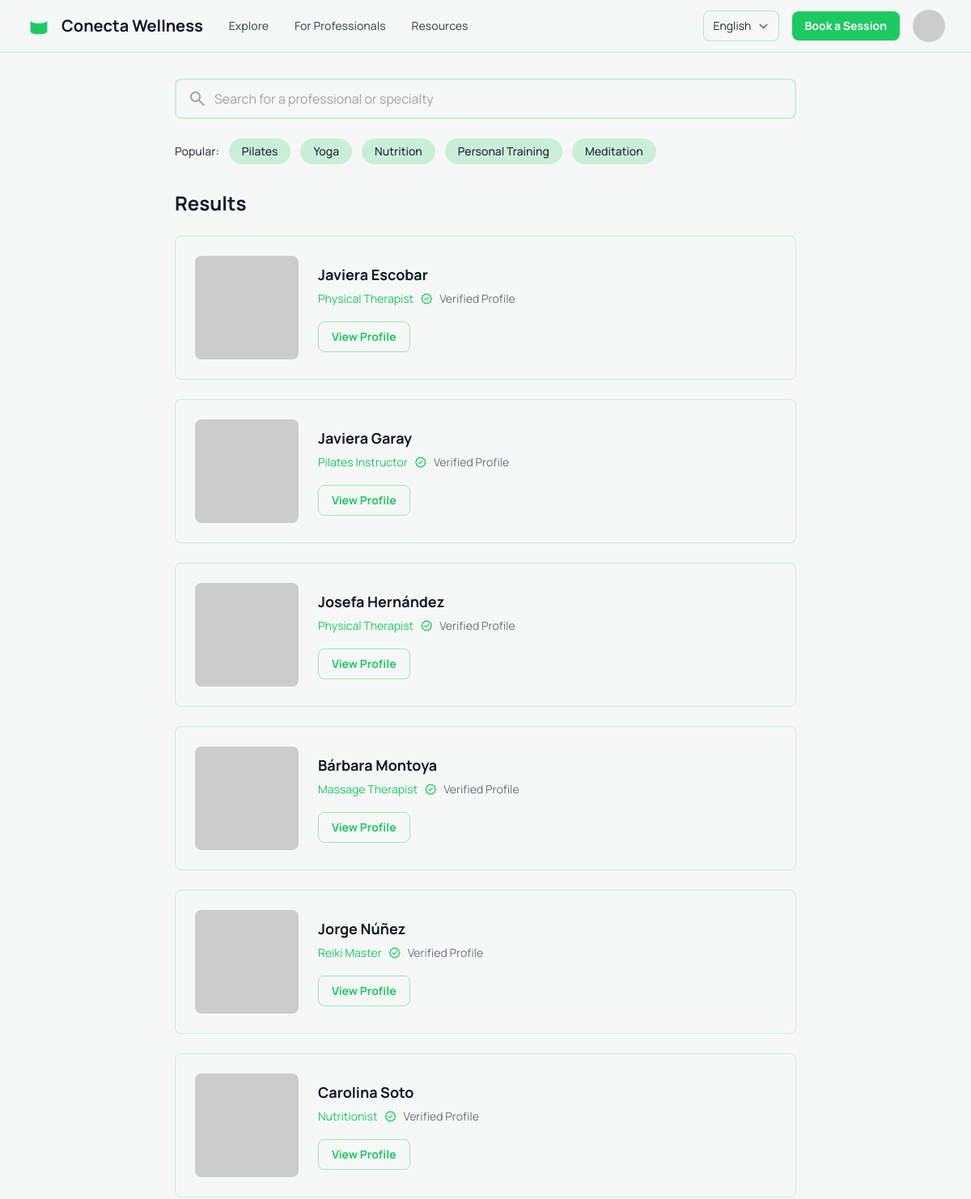
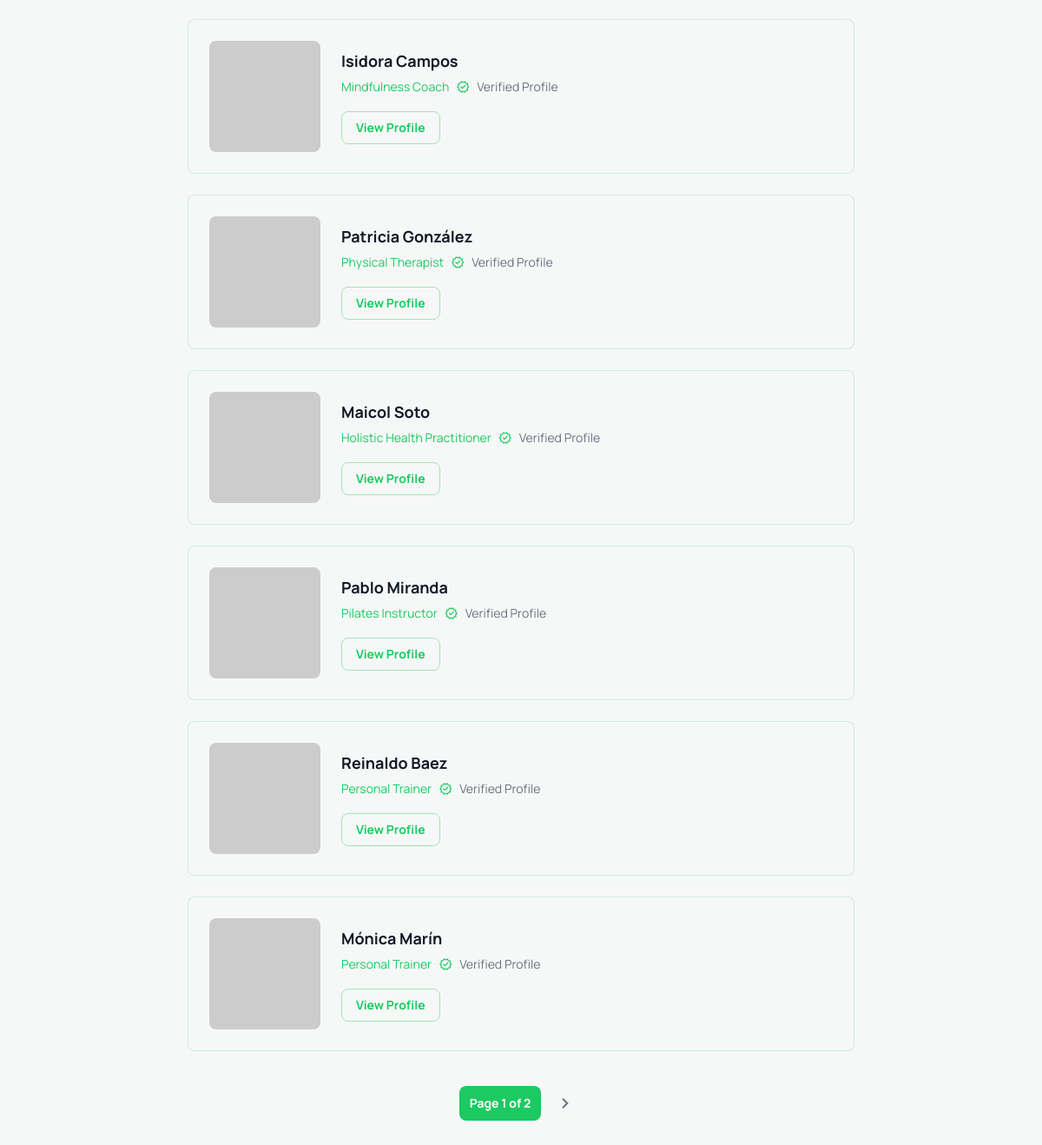
Page /profesionales/results/ on the committed database (2 pictures, top to bottom).
### professionals/models.py (models this page shows, shortened)
class Professional(models.Model):
    user = models.OneToOneField(
        User,
        on_delete=models.CASCADE,
        related_name='professional_profile',
        verbose_name='Usuario'
    )
    photo = models.ImageField(
        upload_to=professional_photo_path,
        blank=True,
        null=True,
        verbose_name='Foto de perfil',
        help_text='Foto profesional (mínimo 800x800px)'
    )
    bio = models.TextField(
        max_length=500,
        blank=True,
        verbose_name='Biografía',
        help_text='Descripción breve (máximo 500 caracteres)'
    )
    phone = models.CharField(
        max_length=20,
        verbose_name='Teléfono',
        help_text='Formato: +56912345678'
    )
    years_of_experience = models.PositiveIntegerField(
        default=0,
        validators=[MinValueValidator(0), MaxValueValidator(50)],
        verbose_name='Años de experiencia'
    )
    PRIMARY_SPECIALTIES = [
        ('yoga', 'Yoga'),
        ('pilates', 'Pilates'),
        ('personal_training', 'Entrenamiento Personal'),
        ('functional', 'Entrenamiento Funcional'),
        ('hiit', 'HIIT'),
        ('trx', 'TRX'),
        ('animal_flow', 'Animal Flow'),
        ('calisthenics', 'Calistenia'),
        ('crossfit', 'CrossFit'),
        ('barre', 'Barre'),
        ('zumba', 'Zumba/Baile Fitness'),
        ('running', 'Running Coach'),
        ('cycling', 'Ciclismo'),
        ('other', 'Otro')
    ]
    primary_specialty = models.CharField(
        max_length=50,
        choices=PRIMARY_SPECIALTIES,
        verbose_name='Especialidad principal'
    )
    COMUNAS = [
        ('las_condes', 'Las Condes'),
        ('vitacura', 'Vitacura'),
        ('lo_barnechea', 'Lo Barnechea'),
        ('providencia', 'Providencia'),
        ('nunoa', 'Ñuñoa'),
        ('la_reina', 'La Reina'),
        ('penalolen', 'Peñalolén'),
        ('other', 'Otra')
    ]
    comuna = models.CharField(
        max_length=50,
        choices=COMUNAS,
        verbose_name='Comuna base'
    )
    address = models.CharField(
        max_length=255,
        blank=True,
        verbose_name='Dirección',
        help_text='Dirección del espacio de clases (opcional)'
    )
    instagram_handle = models.CharField(
        max_length=100,
        blank=True,
        verbose_name='Instagram',
        help_text='Sin el @, ejemplo: daniela.yoga'
    )
    whatsapp_number = models.CharField(
        max_length=20,
        blank=True,
        verbose_name='WhatsApp',
        help_text='Número de contacto WhatsApp'
    )
    username_slug = models.SlugField(
        max_length=100,
        unique=True,
        verbose_name='Username personalizado',
        help_text='URL personalizada: conecta.cl/tu-username'
    )
    VERIFICATION_STATUS = [
        ('pending', 'Pendiente de verificación'),
        ('verified', 'Verificado'),
        ('rejected', 'Rechazado'),
    ]
    verification_status = models.CharField(
        max_length=20,
        choices=VERIFICATION_STATUS,
        default='pending',
        verbose_name='Estado de verificación'
    )
    is_active = models.BooleanField(
        default=True,
        verbose_name='Activo',
        help_text='Perfil visible y puede recibir reservas'
    )
    total_bookings = models.PositiveIntegerField(
        default=0,
        verbose_name='Total de reservas'
    )
    average_rating = models.DecimalField(
        max_digits=3,
        decimal_places=2,
        default=0.00,
        validators=[MinValueValidator(0), MaxValueValidator(5)],
        verbose_name='Rating promedio'
    )
    total_reviews = models.PositiveIntegerField(
        default=0,
        verbose_name='Total de reseñas'
    )
    created_at = models.DateTimeField(
        auto_now_add=True,
        verbose_name='Fecha de registro'
    )
    updated_at = models.DateTimeField(
        auto_now=True,
        verbose_name='Última actualización'
    )
    class Meta:
        verbose_name = 'Profesional'
        verbose_name_plural = 'Profesionales'
        ordering = ['-created_at']
        indexes = [
            models.Index(fields=['username_slug']),
            models.Index(fields=['primary_specialty', 'comuna']),
            models.Index(fields=['verification_status', 'is_active']),
        ]
    @property
    def is_verified(self):
        return self.verification_status == 'verified'

### professionals/views.py (the view, shortened to what this page needs)
# urls.py: path('results/', views.search_results, name='search_results'),
def search_results(request):
    search_query = request.GET.get('q', '').strip()
    specialty = request.GET.get('specialty', '')
    comuna = request.GET.get('comuna', '')
    modality = request.GET.get('modality', '')
    service_type = request.GET.get('service_type', '')
    min_rating = request.GET.get('min_rating', '')
    professionals = Professional.objects.filter(
        verification_status='verified', is_active=True
    ).select_related('user').prefetch_related('services', 'certifications')
    if specialty:
        professionals = professionals.filter(primary_specialty=specialty)
    if comuna:
        professionals = professionals.filter(comuna=comuna)
    if modality:
        professionals = professionals.filter(services__modality=modality).distinct()
    if service_type:
        professionals = professionals.filter(services__service_type=service_type).distinct()
    if min_rating:
        try:
            min_rating_value = float(min_rating)
            professionals = professionals.filter(average_rating__gte=min_rating_value)
        except (ValueError, TypeError):
            pass
    professionals = professionals.order_by('-average_rating', '-total_bookings')
    paginator = Paginator(professionals, 12)
    page_number = request.GET.get('page', 1)
    page_obj = paginator.get_page(page_number)
    context = {
        'page_obj': page_obj,
        'professionals': page_obj.object_list,
        'total_results': paginator.count,
        'search_query': search_query,
        'popular_terms': ["Pilates", "Yoga", "Nutrition", "Personal Training", "Meditation"],
        'selected_specialty': specialty,
        'selected_comuna': comuna,
        'selected_modality': modality,
        'selected_service_type': service_type,
        'selected_min_rating': min_rating,
        'specialties': Professional.PRIMARY_SPECIALTIES,
        'comunas': Professional.COMUNAS,
        'modalities': Service.MODALITIES,
        'service_types': Service.SERVICE_TYPES,
        'rating_options': [
            (4.5, '4.5+ estrellas'), (4.0, '4.0+ estrellas'),
            (3.5, '3.5+ estrellas'), (3.0, '3.0+ estrellas'),
        ],
    }
    return render(request, 'professionals/search_results.html', context)

### professionals/templates/professionals/search_results.html (shortened to what this page needs)
{% load i18n %}
{% get_current_language as LANGUAGE_CODE %}
<!DOCTYPE html>
<html lang="{{ LANGUAGE_CODE }}">
<head>
  <script src="https://cdn.tailwindcss.com?plugins=forms,container-queries"></script>
  <script id="tailwind-config">
    tailwind.config = {
      darkMode: "class",
      theme: {
        extend: {
          colors: { primary:"#1dc962","background-light":"#f6f8f7","background-dark":"#112117" },
          fontFamily: { display:["Manrope"] },
          borderRadius: { DEFAULT:"0.25rem", lg:"0.5rem", xl:"0.75rem", full:"9999px" },
        }
      }
    };
  </script>
</head>
<body class="bg-background-light dark:bg-background-dark font-display text-gray-800 dark:text-gray-200">
<div class="flex min-h-screen w-full flex-col">
  <header class="sticky top-0 z-20 border-b border-primary/20 bg-background-light bg-opacity-80 backdrop-blur-sm dark:border-primary/30 dark:bg-background-dark/80">
    <div class="mx-auto flex max-w-7xl items-center justify-between px-4 sm:px-6 lg:px-8">
      <div class="flex items-center gap-8">
        <a class="flex items-center gap-3 py-4 text-gray-900 dark:text-white" href="{% url 'professionals:search' %}">
          <h1 class="text-xl font-bold">Conecta Wellness</h1>
        </a>
        <nav class="hidden items-center gap-8 lg:flex">
          <a class="text-sm font-medium text-gray-600 hover:text-primary dark:text-gray-300 dark:hover:text-primary" href="#">{% trans "Explore" %}</a>
          <a class="text-sm font-medium text-gray-600 hover:text-primary dark:text-gray-300 dark:hover:text-primary" href="#">{% trans "For Professionals" %}</a>
          <a class="text-sm font-medium text-gray-600 hover:text-primary dark:text-gray-300 dark:hover:text-primary" href="#">{% trans "Resources" %}</a>
        </nav>
      </div>
      <div class="flex items-center gap-4">
        {% include "professionals/includes/lang_switcher.html" %}
        <a href="#" class="rounded-lg bg-primary px-4 py-2 text-sm font-bold text-white shadow-sm transition-all hover:bg-primary/90">{% trans "Book a Session" %}</a>
        <button class="rounded-full" title="{% trans 'Account' %}">
          <img alt="User Avatar" class="h-10 w-10 rounded-full object-cover" src="https://placehold.co/80x80?text=U"/>
        </button>
      </div>
    </div>
  </header>
  <main class="mx-auto w-full max-w-7xl flex-1 px-4 py-8 sm:px-6 lg:px-8">
    <div class="mx-auto max-w-3xl">
      <form method="get" action="{% url 'professionals:search' %}" class="relative mb-6">
        <input
          class="w-full rounded-lg border-primary/20 bg-background-light py-3 pl-12 pr-12 text-gray-900 ring-1 ring-inset ring-primary/20 placeholder:text-gray-400 focus:ring-2 focus:ring-inset focus:ring-primary dark:border-primary/30 dark:bg-background-dark dark:text-gray-100 dark:ring-primary/30 dark:placeholder:text-gray-500 dark:focus:ring-primary"
          type="text" name="q" value="{{ search_query|default:'' }}"
          placeholder="{% trans 'Search for a professional or specialty' %}"
        />
      </form>
      {% if popular_terms %}
        <div class="mb-8 flex flex-wrap items-center gap-3">
          <span class="text-sm font-medium text-gray-700 dark:text-gray-300">{% trans "Popular:" %}</span>
          {% for label in popular_terms %}
            <a href="{% url 'professionals:search' %}?q={{ label|urlencode }}"
               class="rounded-full bg-primary/20 px-4 py-1.5 text-sm font-medium text-gray-800 transition-colors hover:bg-primary/30 dark:bg-primary/30 dark:text-gray-200 dark:hover:bg-primary/40">
              {{ label }}
            </a>
          {% endfor %}
        </div>
      {% endif %}
      <h2 class="mb-6 text-2xl font-bold text-gray-900 dark:text-white">
        {% if search_query %}
          {% blocktrans with q=search_query %}Results for "{{ q }}"{% endblocktrans %}
        {% else %}
          {% trans "Results" %}
        {% endif %}
      </h2>
      <div class="space-y-6">
        {% if professionals %}
          {% for p in professionals %}
            <div class="flex flex-col gap-6 overflow-hidden rounded-lg border border-primary/20 bg-background-light p-6 transition-shadow hover:shadow-lg dark:border-primary/30 dark:bg-background-dark/50 sm:flex-row sm:items-center">
              <div class="h-48 w-full flex-shrink-0 rounded-lg bg-cover bg-center sm:h-32 sm:w-32"
                   style='background-image: url("{% if p.photo %}{{ p.photo.url }}{% else %}https://placehold.co/300x300?text={{ p.user.first_name|default:"Pro"|urlencode }}{% endif %}")'></div>
              <div class="flex-grow">
                <h3 class="text-lg font-bold text-gray-900 dark:text-white">{{ p.user.get_full_name|default:p.username_slug }}</h3>
                <div class="mt-1 flex items-center gap-2 text-sm text-primary">
                  <span>{{ p.get_primary_specialty_display|default:_("Professional") }}</span>
                  {% if p.is_verified %}
                    <span class="material-symbols-outlined text-base"> verified </span>
                    <span class="text-gray-500 dark:text-gray-400">{% trans "Verified Profile" %}</span>
                  {% endif %}
                </div>
                <a href="{% url 'professionals:detail' p.username_slug %}"
                   class="mt-4 inline-flex rounded-lg border border-primary/40 bg-transparent px-4 py-2 text-sm font-bold text-primary transition-all hover:bg-primary/10 dark:border-primary/60 dark:hover:bg-primary/20">
                  {% trans "View Profile" %}
                </a>
              </div>
            </div>
          {% endfor %}
        {% else %}
          <div class="rounded-lg border border-primary/20 bg-background-light p-6 dark:border-primary/30 dark:bg-background-dark/50">
            <p class="text-gray-600 dark:text-gray-400">{% trans "No professionals found for the selected criteria." %}</p>
          </div>
        {% endif %}
      </div>
      {% if page_obj %}
        <nav aria-label="Pagination" class="mt-10 flex items-center justify-center gap-2">
          <span aria-current="page" class="inline-flex h-10 items-center justify-center rounded-lg bg-primary px-3 text-sm font-bold text-white">
          </span>
          {% if page_obj.has_next %}
            <a class="inline-flex h-10 w-10 items-center justify-center rounded-lg text-gray-500 hover:bg-primary/10 hover:text-primary dark:text-gray-400 dark:hover:bg-primary/20 dark:hover:text-primary"
               href="?q={{ search_query|urlencode }}&page={{ page_obj.next_page_number }}">
              <span class="material-symbols-outlined"> chevron_right </span>
            </a>
          {% endif %}
        </nav>
      {% endif %}
    </div>
  </main>
</div>
</body>
</html>

### professionals/templates/professionals/includes/lang_switcher.html (shortened to what this page needs)
{% load i18n %}
<form action="{% url 'set_language' %}" method="post" class="inline-flex items-center gap-2">
  <select id="lang" name="language"
          class="rounded-lg border border-primary/30 bg-background-light dark:bg-background-dark text-sm py-2 px-3 focus:outline-none focus:ring-2 focus:ring-primary"
          onchange="this.form.submit()">
    {% get_current_language as CURRENT_LANG %}
    {% get_available_languages as LANGS %}
    {% for code,name in LANGS %}
      {% if code|slice:":2" == 'en' or code|slice:":2" == 'es' or code|slice:":2" == 'pt' %}
        <option value="{{ code }}" {% if code == CURRENT_LANG %}selected{% endif %}>
          {% if code|slice:":2" == 'es' %}Español{% elif code|slice:":2" == 'pt' %}Português{% else %}English{% endif %}
        </option>
      {% endif %}
    {% endfor %}
  </select>
</form>

### rows in the picture
Professional: user.get_full_name "Javiera Escobar", primary_specialty "Physical Therapist"
Professional: user.get_full_name "Javiera Garay", primary_specialty "Pilates Instructor"
Professional: user.get_full_name "Josefa Hernández", primary_specialty "Physical Therapist"
Professional: user.get_full_name "Bárbara Montoya", primary_specialty "Massage Therapist"
Professional: user.get_full_name "Jorge Núñez", primary_specialty "Reiki Master"
Professional: user.get_full_name "Carolina Soto", primary_specialty "Nutritionist"
Professional: user.get_full_name "Isidora Campos", primary_specialty "Mindfulness Coach"
Professional: user.get_full_name "Patricia González", primary_specialty "Physical Therapist"
Professional: user.get_full_name "Maicol Soto", primary_specialty "Holistic Health Practitioner"
Professional: user.get_full_name "Pablo Miranda", primary_specialty "Pilates Instructor"
Professional: user.get_full_name "Reinaldo Baez", primary_specialty "Personal Trainer"
Professional: user.get_full_name "Mónica Marín", primary_specialty "Personal Trainer"

### other values in the picture
{{ label }} "Pilates" "Yoga" "Nutrition" "Personal Training" "Meditation"
